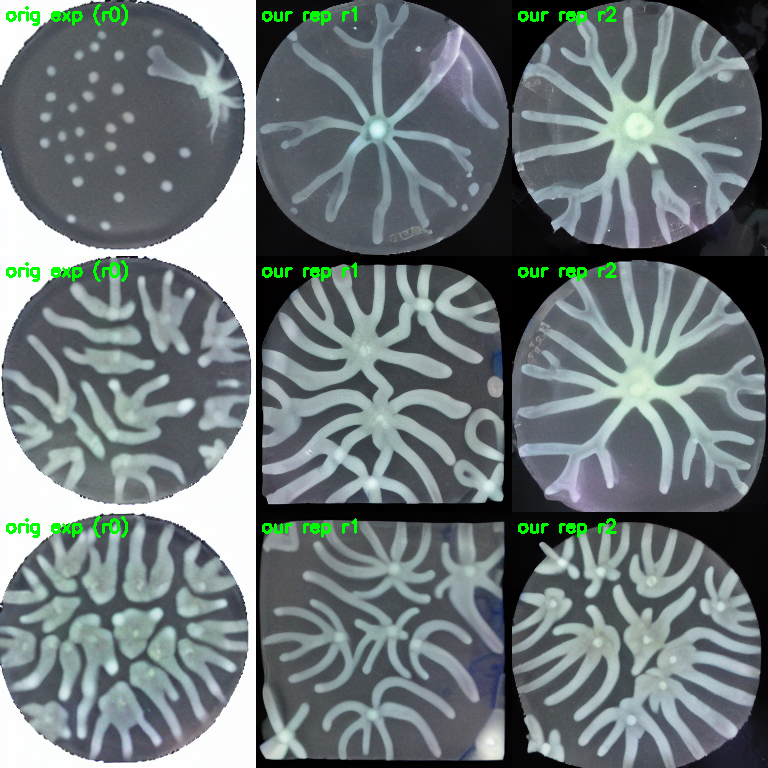
#> input picture expseed_gate.png, 768 x 768 px; its folder holds only this picture in this run
$ python -i build_branching_pairs.py   (imports and definitions only)
#> lines starting #> are read from the running program, lines starting #| are printed output that depends on the picture; after the words box and inside, x2 and y2 are one past the last pixel; in counts of white or black regions, pixels touching at a corner belong together
"""Build the BRANCHING ('ff' = Final_folder) replicate-pair dataset at a chosen resolution, from the
NATIVE 1001x1001 originals in the Exp_images trove (normally downsampled to 256). Same pairing +
holdout logic as build_generalist_pairs.py (replicate->replicate within a condition, HOLDOUT_EVERY=7,
conditions sorted so the split is deterministic), so branching_1024 and branching_256 share the EXACT
same conditions/pairs/split and differ ONLY in resolution -- a clean isolation of the resolution effect
for PixCell-1024 vs PixCell-256.

Env: RES[1024]. Outputs under data/branching_<RES>/:
  canon/<cond>_Rep<r>.TIF          all reps, RESxRES
  test/sources/<cond>_src.TIF      one rep per held-out condition (eval sources)
  test/reals/<cond>_Rep<r>.TIF     all reps of held-out conditions (realism pool)
  train_branching.json             all ordered replicate pairs from TRAIN conditions
Run on a CPU compute node (dcc-agent). Set OPENCV_LOG_LEVEL=OFF to mute TIFF tag warnings."""
import os, glob, re, json, shutil, cv2, numpy as np

E = "/hpc/group/youlab/ks723/storage/Exp_images"
SRC = f"{E}/Final_folder_uniform_fixedseed"   # native 1001x1001 branching originals
RES = int(os.environ.get("RES", "1024"))
# OUT_SUFFIX="_pp" -> initialstage_mod-preprocessed build, written alongside the legacy one (non-destructive).
OUT = f"/hpc/group/youlab/sa603/data/branching_{RES}" + os.environ.get("OUT_SUFFIX", "")
CANON, TEST = OUT + "/canon", OUT + "/test"
HOLDOUT_EVERY = 7
# [1 line not run here, left out]

def rep_id(fn):
    m = re.match(r"(.+)_(\d+)\.(TIF|tif|jpg|jpeg|png)$", fn)
    return (m.group(1), int(m.group(2))) if m else (None, None)

# Kinshuk's preprocess_experimental_initialstage_mod, inlined verbatim (cv2+numpy; his cldm module needs
# torch) from Simulation_templated_pattern_prediction/.../cldm/preprocess.py:503 -- Hough-detect the plate,
# mask radius-82, contrast a1.5/b50, resize, WHITE exterior. Returns RGB, or None if no circle found.
def initialstage_mod(img_path, size):
#> called with img_path = '../../expseed_gate.png', size = 1024
    img = cv2.imread(img_path)
#> img is the input picture: shape (768, 768, 3); mean B, G, R 121.5, 119.9, 109.8
    edges = cv2.Canny(cv2.cvtColor(img, cv2.COLOR_BGR2GRAY), 100, 200)
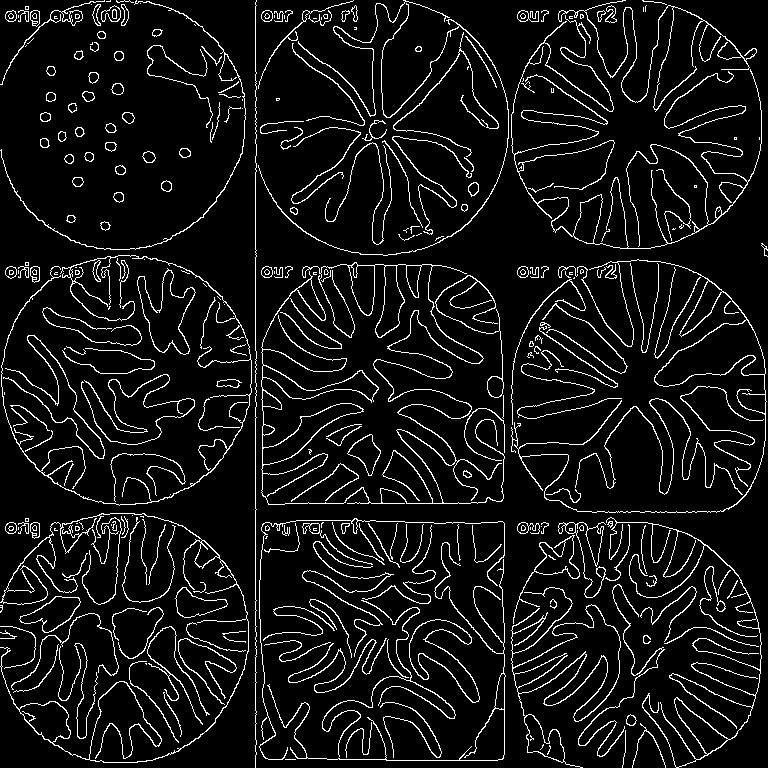
#> edges: shape (768, 768); 7.8% white in thin lines or dots
    circles = cv2.HoughCircles(edges, cv2.HOUGH_GRADIENT, dp=1, minDist=20,
                               param1=50, param2=30, minRadius=20, maxRadius=600)
#> circles = 1004 rows, first 8: [393.5, 346.5, 309.2], [378.5, 127.5, 128.4], [361.5, 505.5, 252.5], [637.5, 386.5, 127.5], [122.5, 638.5, 125], [427.5, 511.5, 247.7], [636.5, 124.5, 124], [510.5, 375.5, 254.9]
    if circles is None:
        return None
    x, y, r = np.round(circles[0, 0]).astype(int)
#> x = 394; y = 346; r = 309
    m = np.zeros(img.shape[:2], np.uint8)
    cv2.circle(m, (int(x), int(y)), int(r - 82), (255, 255, 255), -1)
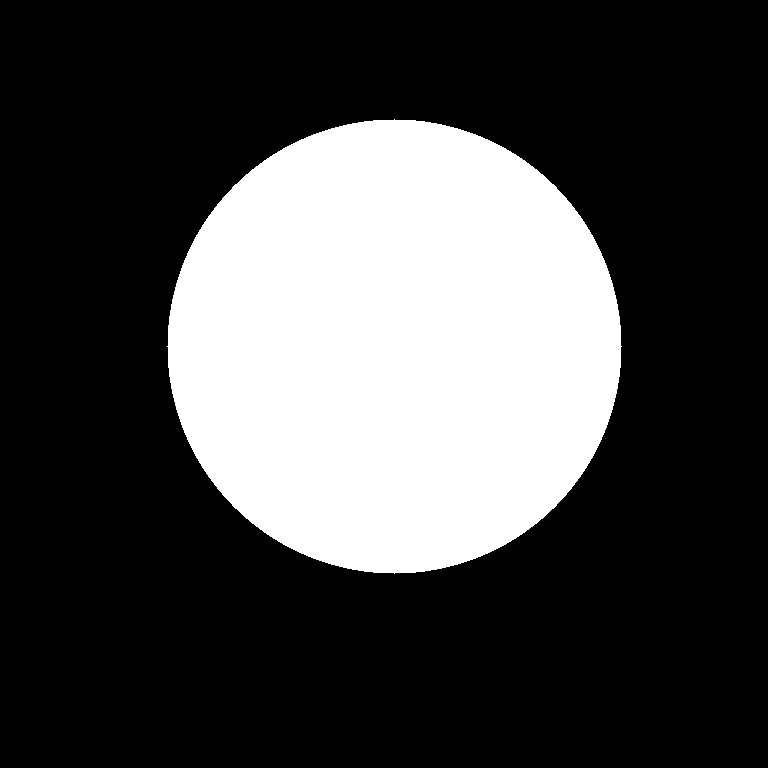
#> m: shape (768, 768); 27.4% white; 1 white region, box (x1, y1, x2, y2) and area: (167, 119, 622, 574) 161837
    adj = cv2.convertScaleAbs(cv2.bitwise_and(img, img, mask=m), alpha=1.5, beta=50)
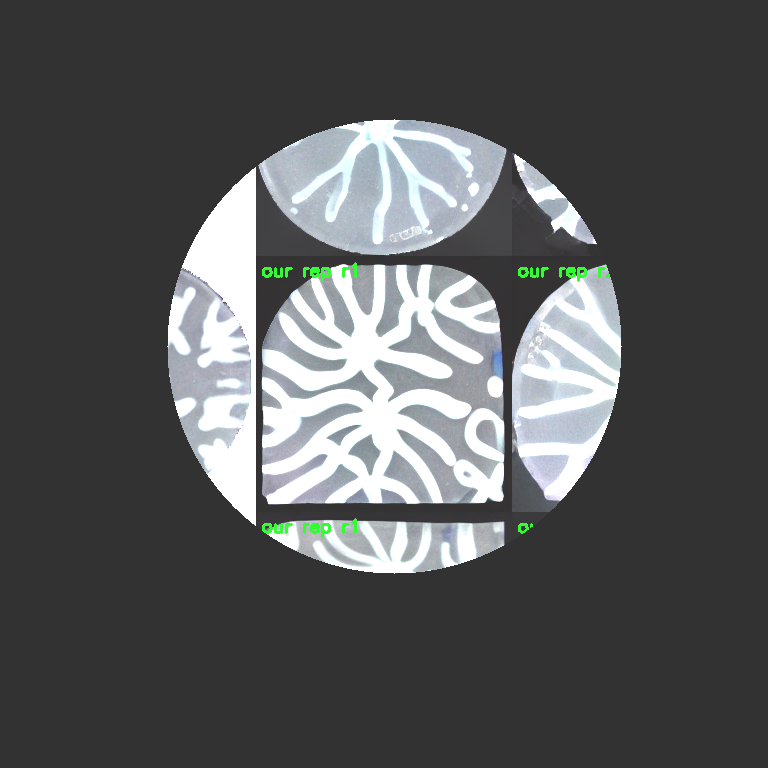
#> adj: shape (768, 768, 3); mean B, G, R 88.3, 87.5, 85.8
    rgb = cv2.resize(cv2.cvtColor(adj, cv2.COLOR_BGR2RGB), (size, size))
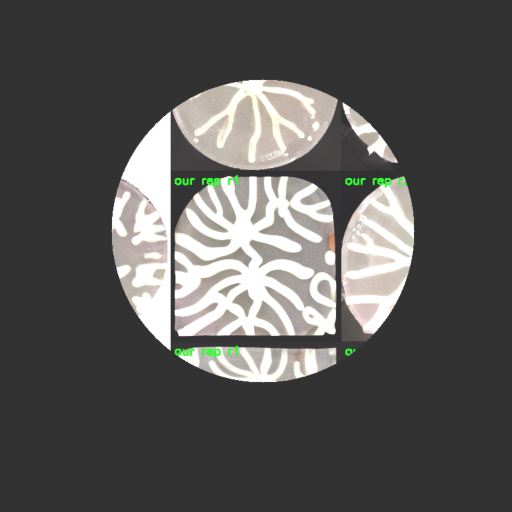
#> rgb: shape (1024, 1024, 3) (shown at 1/2 size); mean B, G, R 85.8, 87.5, 88.3
    mr = cv2.resize(m, (size, size), interpolation=cv2.INTER_NEAREST)
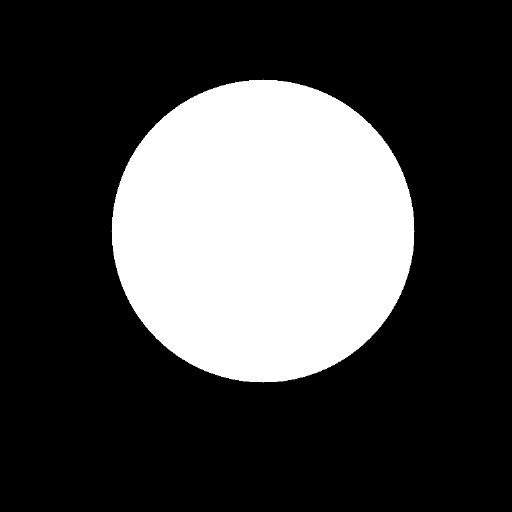
#> mr: shape (1024, 1024) (shown at 1/2 size); 27.4% white; 1 white region, box (x1, y1, x2, y2) and area: (223, 159, 830, 766) 287672
    rgb = cv2.bitwise_and(rgb, rgb, mask=mr)
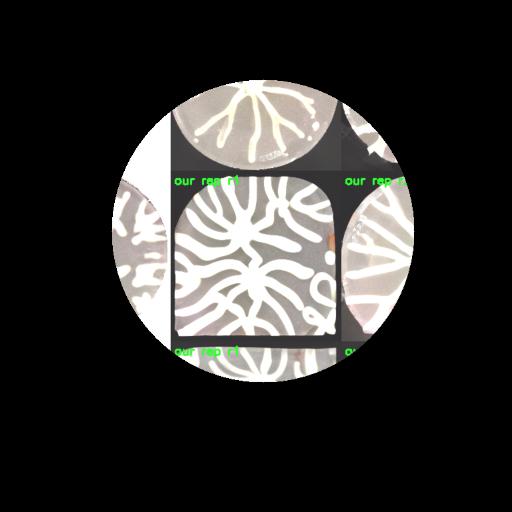
#> rgb: shape (1024, 1024, 3) (shown at 1/2 size); mean B, G, R 49.4, 51.1, 51.9
    rgb[mr == 0] = [255, 255, 255]
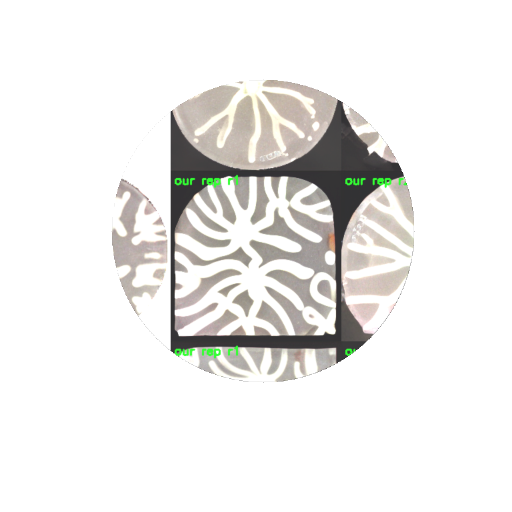
#> rgb: shape (1024, 1024, 3) (shown at 1/2 size); mean B, G, R 234.5, 236.1, 236.9
    return rgb


def conv(src, dst):
    out = initialstage_mod(src, RES)                       # dish-cropped, white exterior, RGB
    if out is None:                                        # no circle found -> plain resize fallback
        out = cv2.cvtColor(cv2.resize(cv2.imread(src, cv2.IMREAD_COLOR), (RES, RES)), cv2.COLOR_BGR2RGB)
    cv2.imwrite(dst, cv2.cvtColor(out, cv2.COLOR_RGB2BGR))  # cv2 writes BGR; file ends up standard RGB

byid = {}
# [4 lines not run here, left out]
ids = sorted(byid)
pairs = []
n_tr = n_te = 0
# [27 lines not run here, left out]

>>> result = conv('../../expseed_gate.png', 'out.png')
